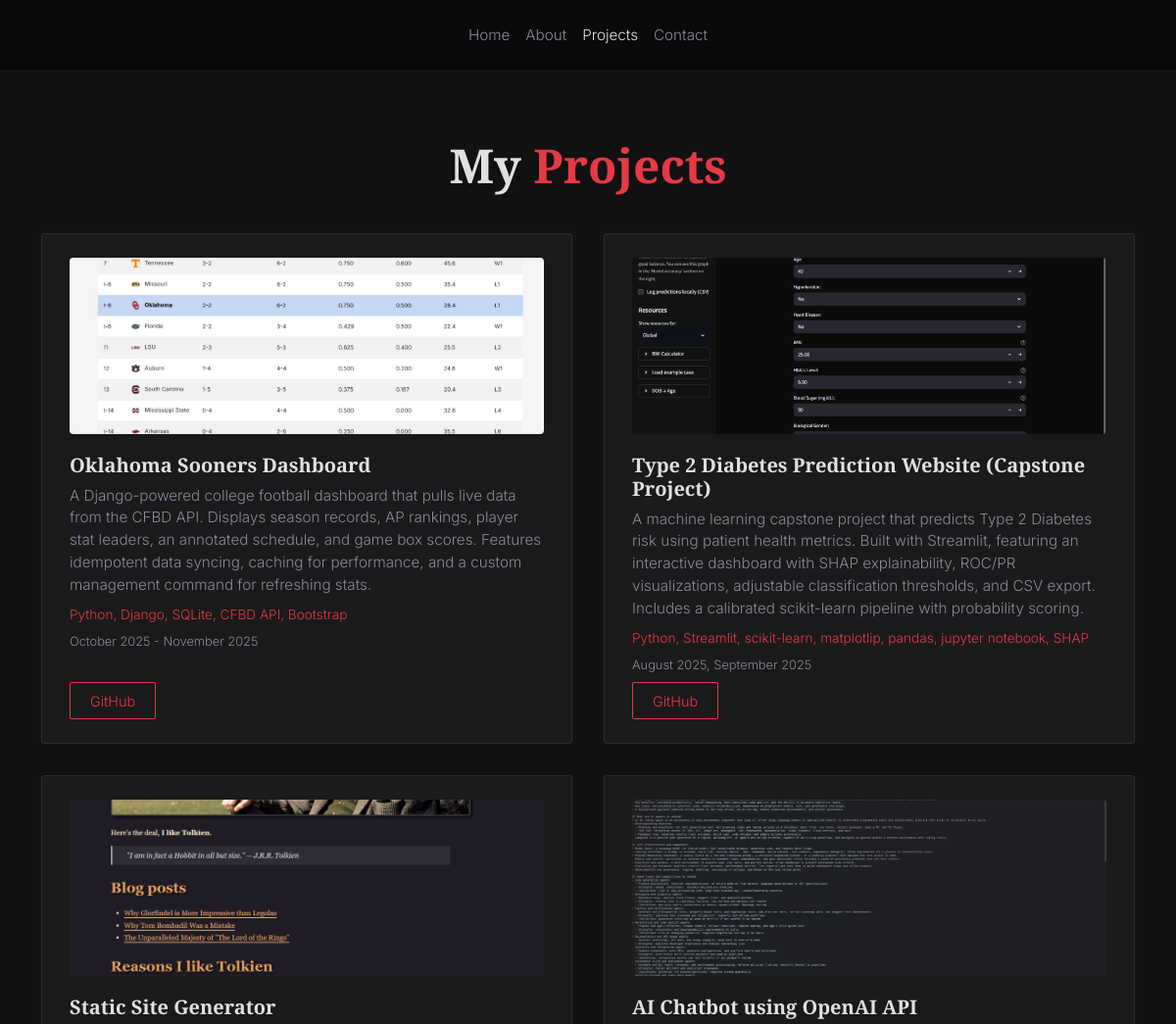
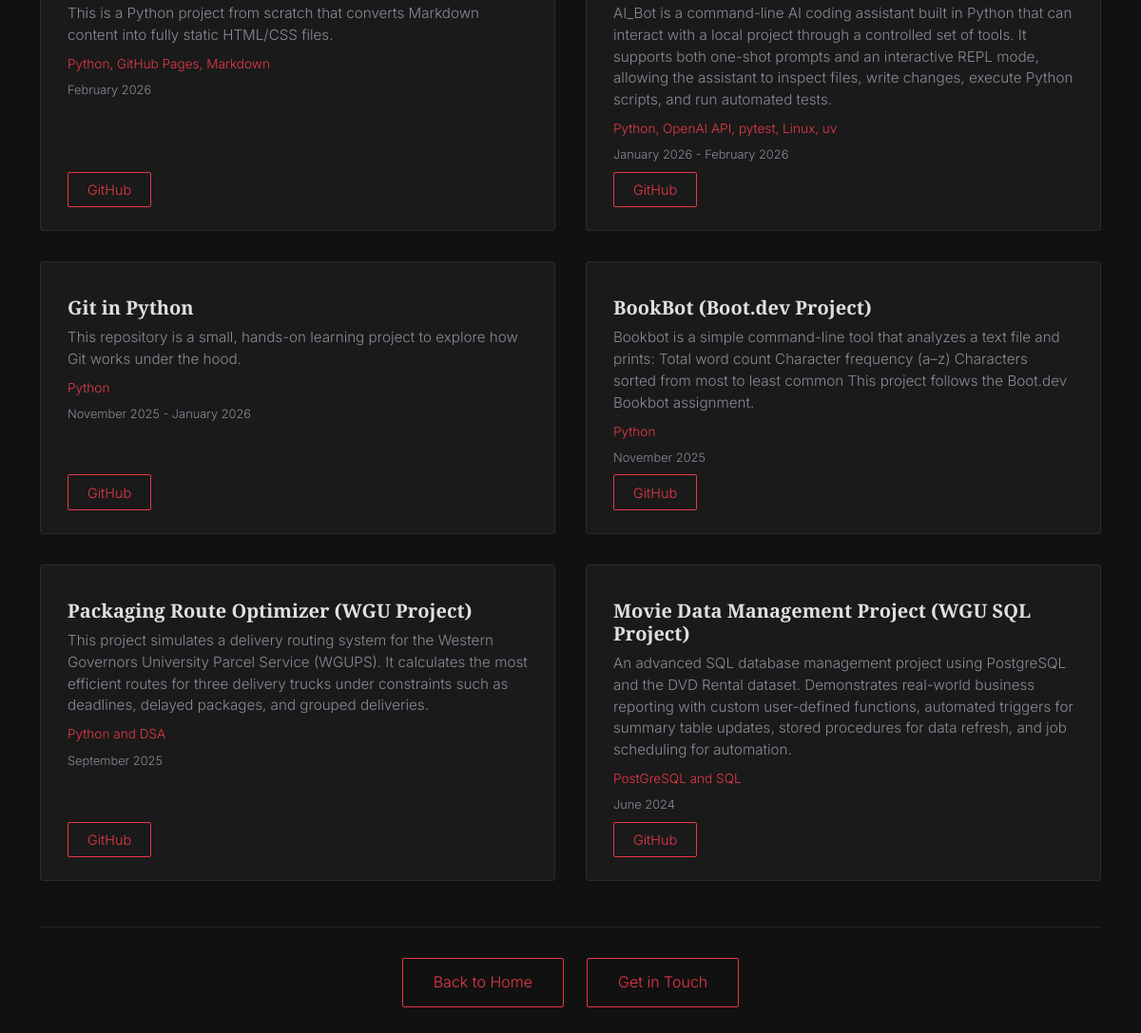
The app's page /projects with its own data (2 pictures, top to bottom).
### models/project.py (models this page shows)
class Project(Base):
    __tablename__ = "projects"
    id = Column(Integer, primary_key=True)
    title = Column(String(200), nullable=False)
    description = Column(Text, nullable=False)
    tech_stack = Column(Text, nullable=False)
    github_link = Column(String(200), nullable=False)
    image_url = Column(String(200))
    duration = Column(String(100), nullable=False)
    display_order = Column(Integer, nullable=False)  # New field for display order

### routers/pages.py (the view)
@router.get("/projects")
async def projects(request: Request, db: Session = Depends(get_db)):
    projects = db.query(Project).order_by(Project.display_order).all()
    return templates.TemplateResponse("projects.html", {"request": request, "projects": projects, "active_page": "projects"})

### templates/projects.html (shortened to what this page needs)
{% extends "base.html" %}
{% block content %}
<section class="page-section">
    <div class="container">
        <h1 class="page-title">My <span class="accent">Projects</span></h1>
        <div class="projects-grid">
            {% for project in projects %}
            <div class="project-card">
                {% if project.image_url %}
                <img src="{{ project.image_url }}" alt="{{ project.title }}" class="project-image">
                {% endif %}
                <h3>{{ project.title }}</h3>
                <p>{{ project.description }}</p>
                <p class="tech-stack">{{ project.tech_stack }}</p>
                <p class="project-duration">{{ project.duration }}</p>
                <a href="{{ project.github_link }}" target="_blank" class="btn-outline-accent">GitHub</a>
            </div>
            {% endfor %}
        </div>
        <div class="page-nav">
            <a href="/" class="btn-outline-accent">Back to Home</a>
            <a href="/contact" class="btn-outline-accent">Get in Touch</a>
        </div>
    </div>
</section>
{% endblock %}

### templates/base.html (shortened to what this page needs)
<!DOCTYPE html>
<html lang="en">
<head>
    <link href="https://cdn.jsdelivr.net/npm/bootstrap@5.3.0/dist/css/bootstrap.min.css" rel="stylesheet">
    <link rel="stylesheet" href="https://cdn.jsdelivr.net/gh/devicons/devicon@latest/devicon.min.css">
    <link rel="stylesheet" href="/static/css/style.css">
</head>
<body>
    <nav class="navbar navbar-expand-lg navbar-dark fixed-top">
        <div class="container">
            <ul class="navbar-nav mx-auto">
                <li class="nav-item">
                    <a class="nav-link {% if active_page == 'home' %}active{% endif %}" href="/">Home</a>
                </li>
                <li class="nav-item">
                    <a class="nav-link {% if active_page == 'about' %}active{% endif %}" href="/about">About</a>
                </li>
                <li class="nav-item">
                    <a class="nav-link {% if active_page == 'projects' %}active{% endif %}" href="/projects">Projects</a>
                </li>
                <li class="nav-item">
                    <a class="nav-link {% if active_page == 'contact' %}active{% endif %}" href="/contact">Contact</a>
                </li>
            </ul>
        </div>
    </nav>
    {% block content %}{% endblock %}
</body>
</html>

### static/css/style.css (style rules this page uses)
:root { --bg-primary: #111111; --bg-navbar: #0a0a0a; --text-primary: #e0e0e0; --text-muted: #8a8a9a; --accent: #e63946; --card-bg: #1a1a1a; --card-border: rgba(255, 255, 255, 0.08); --card-border-hover: rgba(230, 57, 70, 0.4); }
* { margin: 0; padding: 0; box-sizing: border-box; }
body { background-color: var(--bg-primary); color: var(--text-primary); font-family: 'Inter', sans-serif; font-weight: 300; line-height: 1.6; }
h1, h2, h3 { font-family: 'Playfair Display', serif; font-weight: 700; }
.navbar { background-color: var(--bg-navbar); border-bottom: 1px solid rgba(255, 255, 255, 0.08); padding: 1rem 0; }
.nav-link { color: var(--text-muted) !important; font-size: 0.95rem; padding: 0.5rem 1rem; }
.nav-link.active { color: var(--text-primary) !important; }
.accent { color: var(--accent); }
.btn-outline-accent { display: inline-block; padding: 1rem 2.5rem; border: 1px solid var(--accent); color: var(--accent); text-decoration: none; font-size: 1.2rem; background: transparent; border-radius: 2px; cursor: pointer; }
.page-section { padding-top: 140px; padding-bottom: 5rem; min-height: 100vh; }
.page-title { font-size: 3rem; margin-bottom: 2.5rem; text-align: center; }
.projects-grid { display: grid; grid-template-columns: repeat(2, 1fr); gap: 2rem; margin-top: 2rem; max-width: 1200px; margin-left: auto; margin-right: auto; }
.project-card { background-color: var(--card-bg); padding: 1.5rem 1.75rem; border-radius: 4px; border: 1px solid var(--card-border); display: flex; flex-direction: column; }
.project-card h3 { font-size: 1.25rem; margin-top: 0.75rem; margin-bottom: 0.5rem; }
.project-card p { color: var(--text-muted); margin-bottom: 0.5rem; line-height: 1.5; font-size: 0.95rem; }
.project-card .tech-stack { color: var(--accent); font-size: 0.85rem; }
.project-card .project-duration { font-size: 0.8rem; }
.project-card .btn-outline-accent { margin-top: auto; padding: 0.4rem 1.25rem; font-size: 0.9rem; align-self: flex-start; }
.project-image { width: 100%; max-height: 180px; object-fit: cover; border-radius: 4px; margin-bottom: 0.5rem; }
.page-nav { display: flex; justify-content: center; gap: 1.5rem; margin-top: 3rem; padding-top: 2rem; border-top: 1px solid rgba(255, 255, 255, 0.08); }
.page-nav .btn-outline-accent { padding: 0.75rem 2rem; font-size: 1rem; }

### records on screen
Project: image_url (picture), title "Oklahoma Sooners Dashboard", description "A Django-powered college football dashboard that pulls live data from the CFBD API. Displays season records, AP rankings, player stat leaders, an annotated schedule, and game box scores. Features idempotent data syncing, caching for performance, and a custom management command for refreshing stats.", tech_stack "Python, Django, SQLite, CFBD API, Bootstrap", duration "October 2025 - November 2025"
Project: image_url (picture), title "Type 2 Diabetes Prediction Website (Capstone Project)", description "A machine learning capstone project that predicts Type 2 Diabetes risk using patient health metrics. Built with Streamlit, featuring an interactive dashboard with SHAP explainability, ROC/PR visualizations, adjustable classification thresholds, and CSV export. Includes a calibrated scikit-learn pipeline with probability scoring.", tech_stack "Python, Streamlit, scikit-learn, matplotlip, pandas, jupyter notebook, SHAP", duration "August 2025, September 2025"
Project: image_url (picture), title "Static Site Generator", description "This is a Python project from scratch that converts Markdown content into fully static HTML/CSS files.", tech_stack "Python, GitHub Pages, Markdown", duration "February 2026"
Project: image_url (picture), title "AI Chatbot using OpenAI API", description "AI_Bot is a command-line AI coding assistant built in Python that can interact with a local project through a controlled set of tools. It supports both one-shot prompts and an interactive REPL mode, allowing the assistant to inspect files, write changes, execute Python scripts, and run automated tests.", tech_stack "Python, OpenAI API, pytest, Linux, uv", duration "January 2026 - February 2026"
Project: title "Git in Python", description "This repository is a small, hands-on learning project to explore how Git works under the hood.", tech_stack "Python", duration "November 2025 - January 2026"
Project: title "BookBot (Boot.dev Project)", description "Bookbot is a simple command-line tool that analyzes a text file and prints: Total word count Character frequency (a–z) Characters sorted from most to least common This project follows the Boot.dev Bookbot assignment.", tech_stack "Python", duration "November 2025"
Project: title "Packaging Route Optimizer (WGU Project)", description "This project simulates a delivery routing system for the Western Governors University Parcel Service (WGUPS). It calculates the most efficient routes for three delivery trucks under constraints such as deadlines, delayed packages, and grouped deliveries.", tech_stack "Python and DSA", duration "September 2025"
Project: title "Movie Data Management Project (WGU SQL Project)", description "An advanced SQL database management project using PostgreSQL and the DVD Rental dataset. Demonstrates real-world business reporting with custom user-defined functions, automated triggers for summary table updates, stored procedures for data refresh, and job scheduling for automation.", tech_stack "PostGreSQL and SQL", duration "June 2024"
